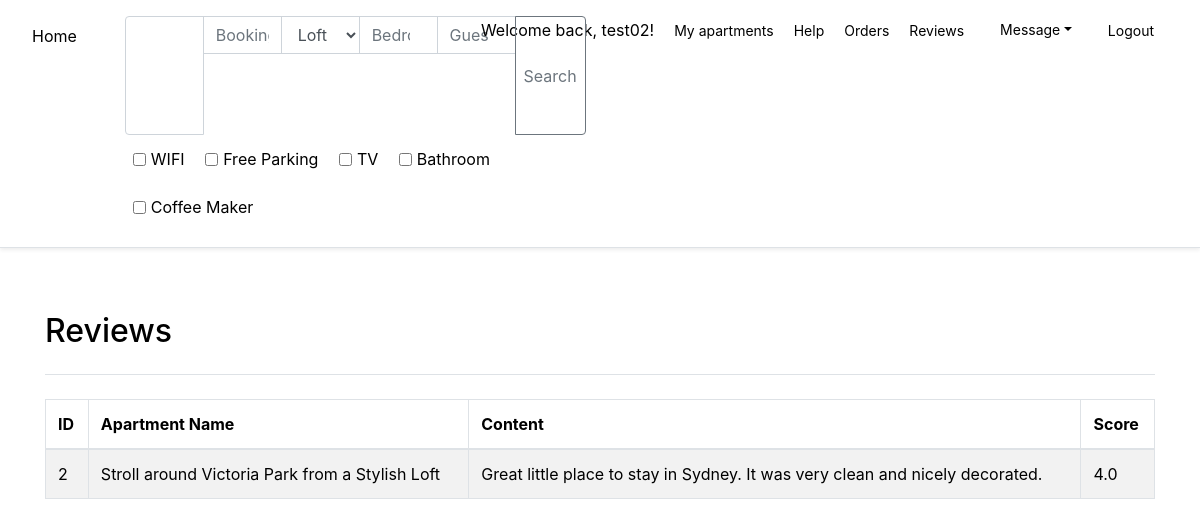
The app's page /reviews (signed in) with its own data.
### model.py (models this page shows, shortened)
class User(db.Model, UserMixin):
    __tablename__ = 'user'
    id= Column(Integer, autoincrement= True, primary_key= True)
    username = Column(String(126))
    password_hash= Column(String(126))
    email = Column(String(126))
    phone = Column(String(126))
    @property
    def is_owner(self):
        return bool(self.apartments)
    @property
    def messages(self):
        return [m for m in self.message_sended + self.message_received if not m.parent_id]

class Review(db.Model):
    __tablename__ = 'review'
    id = Column(Integer, autoincrement= True, primary_key= True)
    created_at = Column(DateTime, default= func.current_timestamp())
    score= Column(Float())
    user_id = Column(Integer, ForeignKey('user.id'))
    apartment_id = Column(Integer, ForeignKey('apartment.id'))
    content = Column(Text)
    apartment = relationship('Apartment', backref='reviews')
    user = relationship('User', backref='reviews')
    @property
    def apartmentname(self):
        return self.apartment.a_name

class Apartment(db.Model):
    __tablename__ = 'apartment'
    id = Column(Integer, autoincrement= True, primary_key= True)
    a_name = Column(String(126))
    location = Column(String())
    address = Column(String(126))
    postcode = Column(String(16))
    longtitude = Column(Float)
    altitude = Column(Float)
    price = Column(Float)
    type = Column(String)
    guest = Column(SmallInteger)
    bedroom = Column(SmallInteger)
    wifi = Column(Boolean)
    parking = Column(Boolean)
    tv = Column(Boolean)
    bathroom = Column(Boolean)
    coffee = Column(Boolean)
    description = Column(Text)
    owner_id = Column(Integer, ForeignKey('user.id'))
    owner = relationship('User', backref='apartments')

### routes.py (the view)
@app.route('/reviews', methods=['GET'])
@login_required
def reviews():
    reviews = Review.query.filter_by(user_id= current_user.id).all()
    return render_template('admin/reviews.html', header= table_header['review'], data= reviews)

### model.py (called while the page is built)
@loginmanager.user_loader
def user_loader(id):
    return User.query.get(id)

### templates/admin/reviews.html
{% extends 'base.html' %}
{% block stylesheets %}
    {{super()}}
    <link href="{{url_for('static', filename='css/search.css') }}" rel="stylesheet"/>
{% endblock stylesheets %}
{% block body %}
<div class="d-flex flex-column flex-md-row p-3 px-md-4 mb-3 bg-white border-bottom shadow-sm">
    {% include 'components/searchbar.html' %}
    {% include 'components/nav.html' %}
</div>
<div class="container pt-2">
    <div class="border-bottom my-4 py-3">
        <h2>Reviews</h2>
    </div>
    <table class="table table-striped table-bordered dt-responsive nowrap" cellspacing="0" width="100%">
        <thead>
          <tr>
              {% for i in header %}
                <th>{{ i[1] }}</th>
              {% endfor %}
          </tr>
        </thead>
        <tbody>
            {% if data %}
            {% for a in data %}
                <tr>
                    {% for i in header %}
                        <td>{{ a[i[0]] }}</td>
                    {% endfor %}
                 </tr>
            {% endfor %}
            {% else %}
            <td colspan="{{ header | length }}"> No Data</td>
            {% endif %}
        </tbody>
    </table>
</div>
{% endblock body %}

### templates/components/nav.html (shortened to what this page needs)
<nav >
    <ul class="my-2 navbar ">
        {% if current_user.is_authenticated %}<li class="nar-item">Welcome back, {{current_user.username}}!</li>{% endif %}
        {% if current_user.is_authenticated and current_user.is_owner%}
            <li class="nar-item"><a href="{{url_for('apartments')}}">My apartments</a></li>
        {% else %}
            <li class="nar-item"><a href="{{url_for('add_apartment')}}">Host a Home</a></li>
        {% endif %}
        <li class="nar-item"><a href="{{ url_for('help') }}">Help</a></li>
        {% if current_user.is_authenticated %}
            <li class="nar-item"><a href="{{ url_for('orders') }}">Orders</a></li>
            <li class="nav-bar"><a href="{{ url_for('reviews') }}">Reviews</a></li>
            <li class="nav-bar dropdown">
                <a class="nav-link dropdown-toggle" href="#" id="message" data-toggle="dropdown" aria-haspopup="true" aria-expanded="false" data-offset="-300, 20">Message</a>
            </li>
            <li class="nav-bar"><a href="{{ url_for('logout')}}">Logout</a> </li>
        {% else %}
            <li class="nav-bar"><a href="{{ url_for('login') }}">Login</a></li>
            <li class="nav-bar"><a href="{{ url_for('signup') }}">Signup</a></li>
        {% endif %}
    </ul>
</nav>

### static/css/main.css (style rules this page uses)
body { min-width: 95vw; min-height: 75vh; }
* { text-decoration: none; color: black; }
a,a:hover { color: black; }
nav ul { position: absolute!important; top: -15px; right: 20px; }
nav ul li { display: inline; padding: 10px 10px; }
li a { font-size: 14px; color: black; }

### records on screen
User: username "test02"
Review: id "2" "Stroll around Victoria Park from a Stylish Loft" "Great little place to stay in Sydney. It was very clean and nicely decorated." "4.0"

### other values on screen
{{ i[1] }} "ID" "Apartment Name" "Content" "Score"
